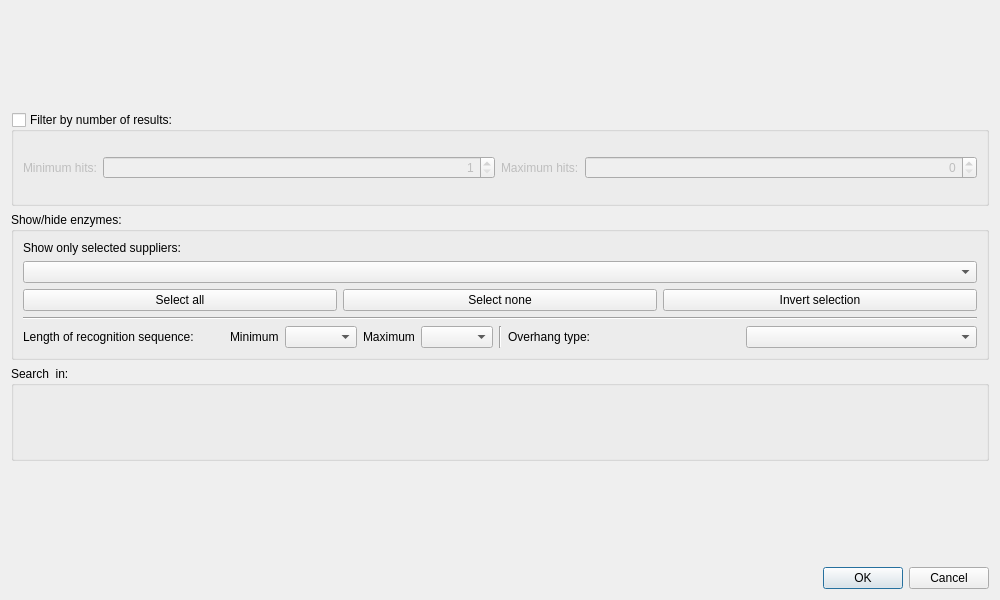
<?xml version="1.0" encoding="UTF-8"?>
<ui version="4.0">
 <class>FindEnzymesDialog</class>
 <widget class="QDialog" name="FindEnzymesDialog">
  <property name="enabled">
   <bool>true</bool>
  </property>
  <property name="geometry">
   <rect>
    <x>0</x>
    <y>0</y>
    <width>1000</width>
    <height>600</height>
   </rect>
  </property>
  <property name="windowTitle">
   <string>Find Restriction Sites</string>
  </property>
  <layout class="QVBoxLayout" name="verticalLayout_4">
   <item>
    <widget class="QWidget" name="enzymesSelectorWidget" native="true">
     <property name="sizePolicy">
      <sizepolicy hsizetype="Expanding" vsizetype="Preferred">
       <horstretch>0</horstretch>
       <verstretch>0</verstretch>
      </sizepolicy>
     </property>
    </widget>
   </item>
   <item>
    <widget class="QGroupBox" name="filterGroupBox">
     <property name="toolTip">
      <string>Include only enzymes that cut from 'Minimum Hits' to 'Maximum Hits' times</string>
     </property>
     <property name="title">
      <string>Filter by number of results:</string>
     </property>
     <property name="checkable">
      <bool>true</bool>
     </property>
     <property name="checked">
      <bool>false</bool>
     </property>
     <layout class="QHBoxLayout" name="horizontalLayout_6">
      <item>
       <widget class="QLabel" name="label_2">
        <property name="sizePolicy">
         <sizepolicy hsizetype="Fixed" vsizetype="Preferred">
          <horstretch>0</horstretch>
          <verstretch>0</verstretch>
         </sizepolicy>
        </property>
        <property name="text">
         <string>Minimum hits:</string>
        </property>
       </widget>
      </item>
      <item>
       <widget class="QSpinBox" name="minHitSB">
        <property name="sizePolicy">
         <sizepolicy hsizetype="Expanding" vsizetype="Fixed">
          <horstretch>0</horstretch>
          <verstretch>0</verstretch>
         </sizepolicy>
        </property>
        <property name="minimumSize">
         <size>
          <width>100</width>
          <height>0</height>
         </size>
        </property>
        <property name="alignment">
         <set>Qt::AlignRight|Qt::AlignTrailing|Qt::AlignVCenter</set>
        </property>
        <property name="minimum">
         <number>1</number>
        </property>
       </widget>
      </item>
      <item>
       <widget class="QLabel" name="label_3">
        <property name="sizePolicy">
         <sizepolicy hsizetype="Fixed" vsizetype="Preferred">
          <horstretch>0</horstretch>
          <verstretch>0</verstretch>
         </sizepolicy>
        </property>
        <property name="text">
         <string>Maximum hits:</string>
        </property>
       </widget>
      </item>
      <item>
       <widget class="QSpinBox" name="maxHitSB">
        <property name="sizePolicy">
         <sizepolicy hsizetype="Expanding" vsizetype="Fixed">
          <horstretch>0</horstretch>
          <verstretch>0</verstretch>
         </sizepolicy>
        </property>
        <property name="minimumSize">
         <size>
          <width>100</width>
          <height>0</height>
         </size>
        </property>
        <property name="alignment">
         <set>Qt::AlignRight|Qt::AlignTrailing|Qt::AlignVCenter</set>
        </property>
       </widget>
      </item>
     </layout>
    </widget>
   </item>
   <item>
    <widget class="QGroupBox" name="groupBox_3">
     <property name="title">
      <string>Show/hide enzymes:</string>
     </property>
     <layout class="QVBoxLayout" name="verticalLayout">
      <item>
       <widget class="QWidget" name="widget_2" native="true">
        <layout class="QVBoxLayout" name="verticalLayout_2">
         <property name="leftMargin">
          <number>0</number>
         </property>
         <property name="topMargin">
          <number>0</number>
         </property>
         <property name="rightMargin">
          <number>0</number>
         </property>
         <property name="bottomMargin">
          <number>0</number>
         </property>
         <item>
          <widget class="QLabel" name="label_5">
           <property name="text">
            <string>Show only selected suppliers:</string>
           </property>
          </widget>
         </item>
         <item>
          <widget class="U2::ComboBoxWithCheckBoxes" name="cbSuppliers"/>
         </item>
         <item>
          <layout class="QHBoxLayout" name="horizontalLayout">
           <item>
            <widget class="QPushButton" name="pbSelectAll">
             <property name="text">
              <string>Select all</string>
             </property>
            </widget>
           </item>
           <item>
            <widget class="QPushButton" name="pbSelectNone">
             <property name="text">
              <string>Select none</string>
             </property>
            </widget>
           </item>
           <item>
            <widget class="QPushButton" name="pbInvertSelection">
             <property name="text">
              <string>Invert selection</string>
             </property>
            </widget>
           </item>
          </layout>
         </item>
        </layout>
       </widget>
      </item>
      <item>
       <widget class="Line" name="line_2">
        <property name="orientation">
         <enum>Qt::Horizontal</enum>
        </property>
       </widget>
      </item>
      <item>
       <layout class="QHBoxLayout" name="horizontalLayout_7">
        <item>
         <widget class="QWidget" name="widget" native="true">
          <layout class="QHBoxLayout" name="horizontalLayout_4">
           <property name="leftMargin">
            <number>0</number>
           </property>
           <property name="topMargin">
            <number>0</number>
           </property>
           <property name="rightMargin">
            <number>0</number>
           </property>
           <property name="bottomMargin">
            <number>0</number>
           </property>
           <item>
            <widget class="QLabel" name="label_6">
             <property name="text">
              <string>Length of recognition sequence:</string>
             </property>
            </widget>
           </item>
           <item>
            <layout class="QHBoxLayout" name="horizontalLayout_2">
             <item>
              <widget class="QLabel" name="label">
               <property name="text">
                <string>Minimum</string>
               </property>
              </widget>
             </item>
             <item>
              <widget class="QComboBox" name="cbMinLength"/>
             </item>
             <item>
              <widget class="QLabel" name="label_4">
               <property name="text">
                <string>Maximum</string>
               </property>
              </widget>
             </item>
             <item>
              <widget class="QComboBox" name="cbMaxLength">
               <property name="currentText">
                <string/>
               </property>
              </widget>
             </item>
            </layout>
           </item>
          </layout>
         </widget>
        </item>
        <item>
         <widget class="Line" name="line">
          <property name="orientation">
           <enum>Qt::Vertical</enum>
          </property>
         </widget>
        </item>
        <item>
         <widget class="QWidget" name="widget_3" native="true">
          <layout class="QHBoxLayout" name="horizontalLayout_5">
           <property name="leftMargin">
            <number>0</number>
           </property>
           <property name="topMargin">
            <number>0</number>
           </property>
           <property name="rightMargin">
            <number>0</number>
           </property>
           <property name="bottomMargin">
            <number>0</number>
           </property>
           <item>
            <widget class="QLabel" name="label_7">
             <property name="text">
              <string>Overhang type:</string>
             </property>
            </widget>
           </item>
           <item>
            <widget class="QComboBox" name="cbOverhangType"/>
           </item>
          </layout>
         </widget>
        </item>
       </layout>
      </item>
     </layout>
    </widget>
   </item>
   <item>
    <widget class="QGroupBox" name="groupBox">
     <property name="title">
      <string>Search  in:</string>
     </property>
     <layout class="QVBoxLayout" name="searchRegionLayout"/>
    </widget>
   </item>
   <item>
    <layout class="QHBoxLayout" name="horizontalLayout_3">
     <item>
      <widget class="QLabel" name="statusLabel">
       <property name="text">
        <string>&lt;status label&gt;</string>
       </property>
      </widget>
     </item>
     <item>
      <spacer name="horizontalSpacer">
       <property name="orientation">
        <enum>Qt::Horizontal</enum>
       </property>
       <property name="sizeHint" stdset="0">
        <size>
         <width>40</width>
         <height>20</height>
        </size>
       </property>
      </spacer>
     </item>
    </layout>
   </item>
   <item>
    <widget class="QDialogButtonBox" name="buttonBox">
     <property name="standardButtons">
      <set>QDialogButtonBox::Cancel|QDialogButtonBox::Ok</set>
     </property>
    </widget>
   </item>
  </layout>
 </widget>
 <customwidgets>
  <customwidget>
   <class>U2::ComboBoxWithCheckBoxes</class>
   <extends>QComboBox</extends>
   <header location="global">U2Gui/ComboBoxWithCheckBoxes.h</header>
  </customwidget>
 </customwidgets>
 <resources/>
 <connections>
  <connection>
   <sender>buttonBox</sender>
   <signal>accepted()</signal>
   <receiver>FindEnzymesDialog</receiver>
   <slot>accept()</slot>
   <hints>
    <hint type="sourcelabel">
     <x>318</x>
     <y>412</y>
    </hint>
    <hint type="destinationlabel">
     <x>318</x>
     <y>216</y>
    </hint>
   </hints>
  </connection>
  <connection>
   <sender>buttonBox</sender>
   <signal>rejected()</signal>
   <receiver>FindEnzymesDialog</receiver>
   <slot>reject()</slot>
   <hints>
    <hint type="sourcelabel">
     <x>318</x>
     <y>412</y>
    </hint>
    <hint type="destinationlabel">
     <x>318</x>
     <y>216</y>
    </hint>
   </hints>
  </connection>
 </connections>
</ui>
